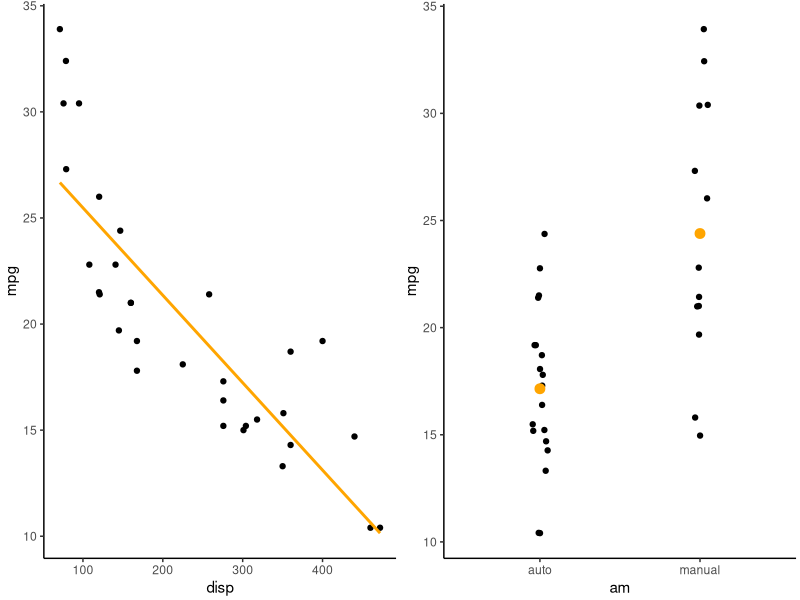
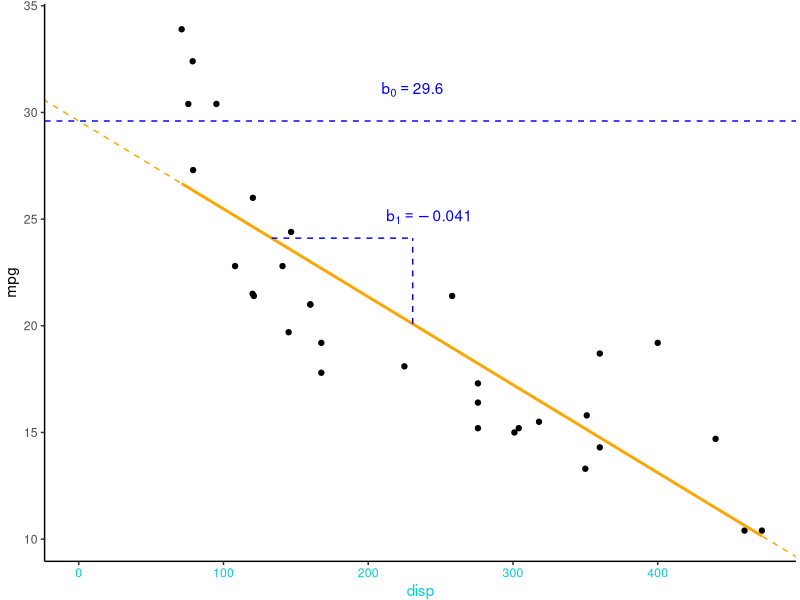
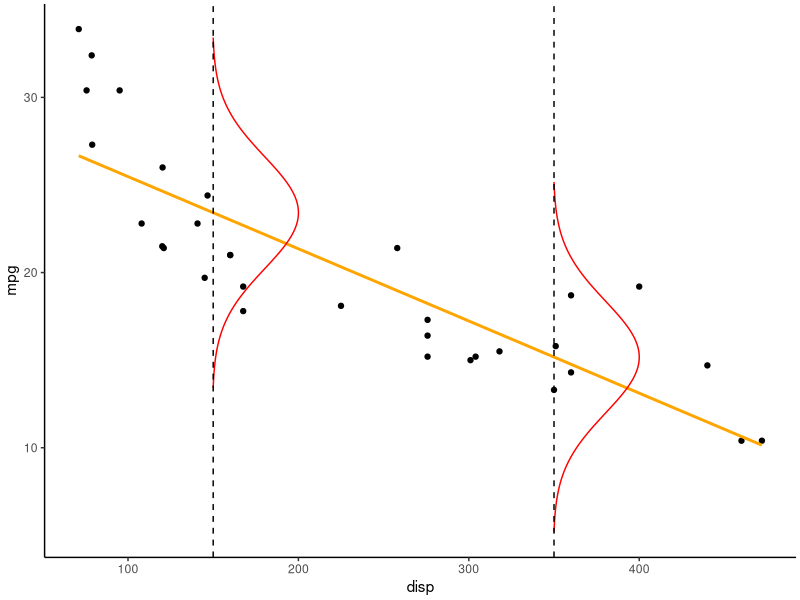
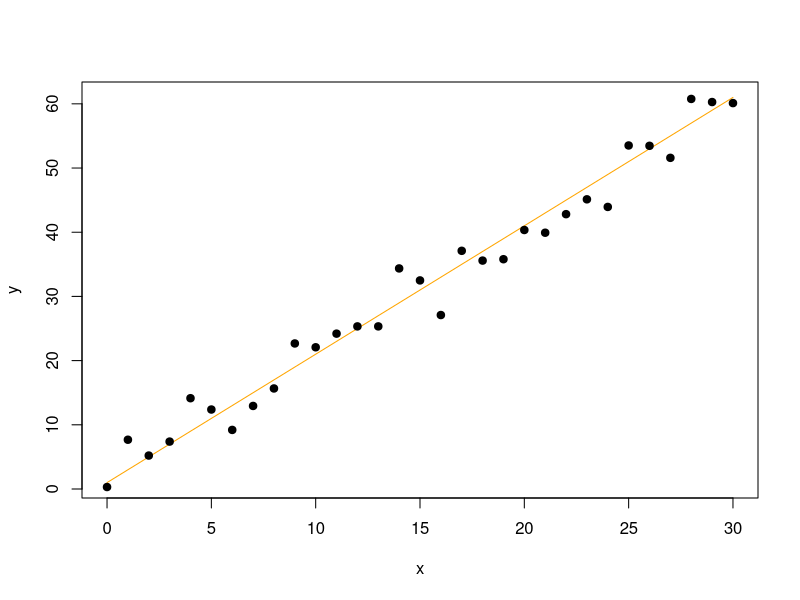
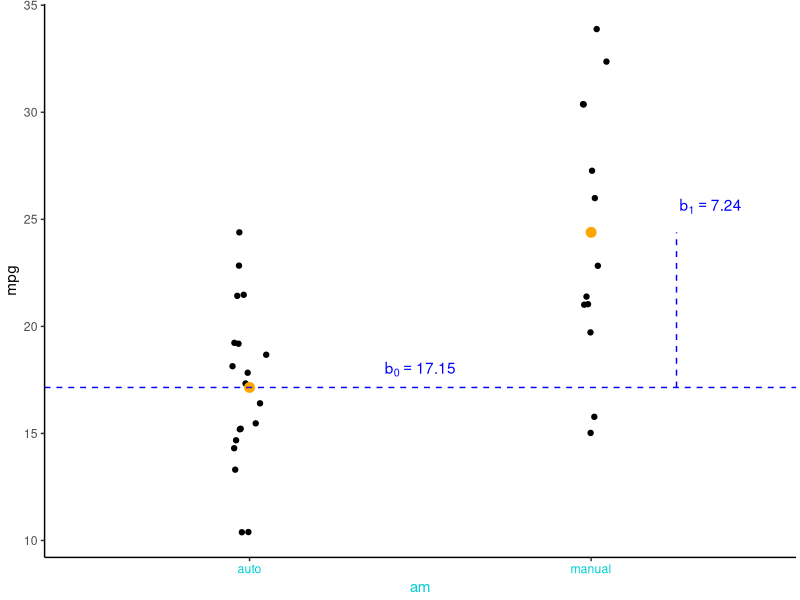
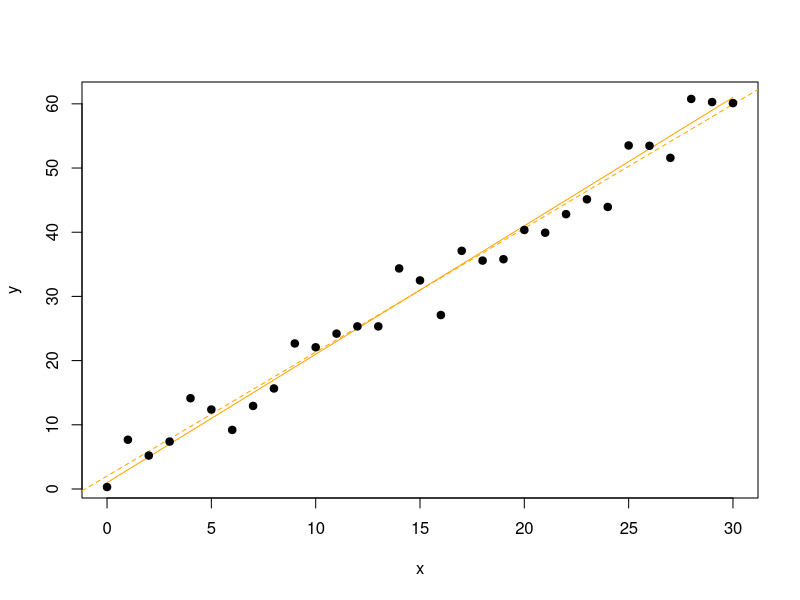
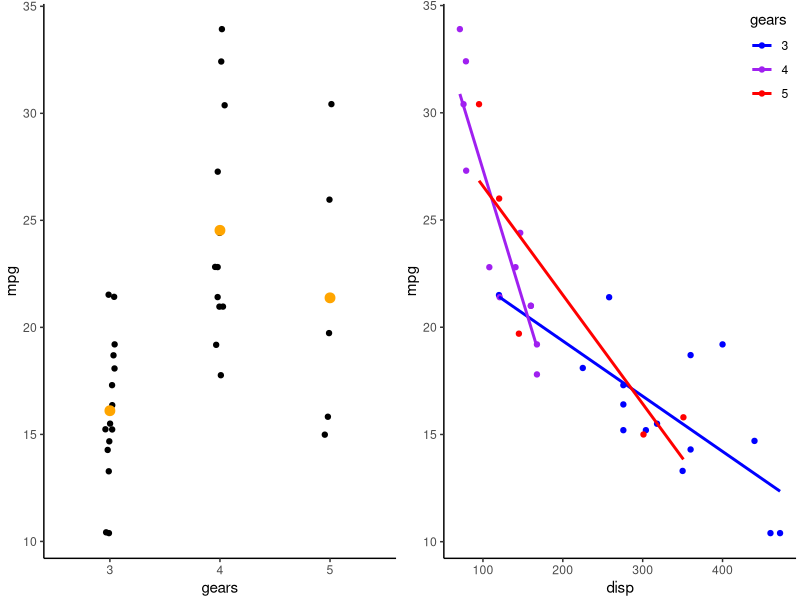
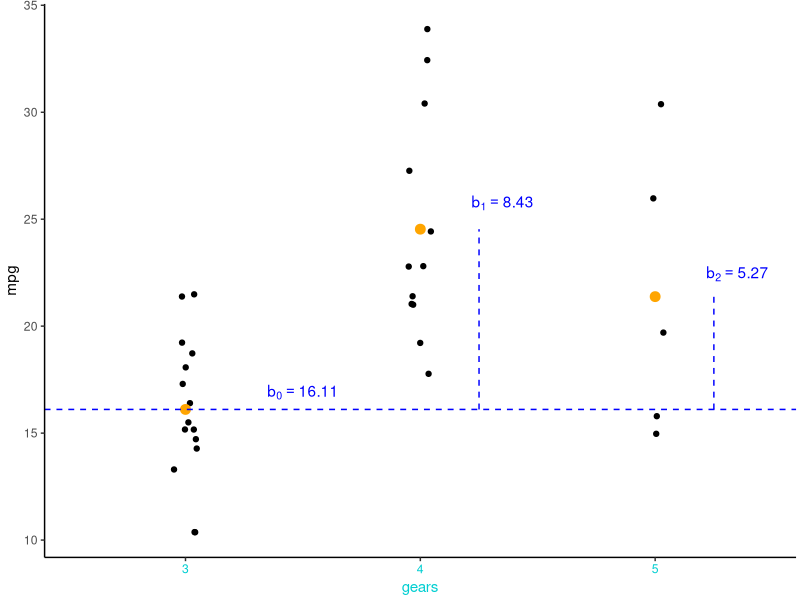

Write R code to recreate these figures, in order. (Note: this script raises an error after producing the figures.)
## ---- chunk 1
knitr::opts_chunk$set(echo = FALSE)
library(tidyverse)
custTheme <- theme_classic()+
  theme(plot.margin = unit(c(0.1,0.1,0.1,0.1),'cm'))
theme_set(custTheme)
library(ggpubr)
library(knitr)
library(kableExtra)

set.seed(123)

#Fit models for later use
modp1 <- lm(mpg~disp,data=arrange(mtcars,disp)) # Simple linear - continuous predictor
modp2a <- lm(mpg~am,data=arrange(mtcars,am,disp)) # Simple linear - categorial predictor with 2 levels
modp2b <- lm(mpg~factor(gear),data=arrange(mtcars,am,disp)) # Simple linear - categorial predictor with 3 levels
modp3 <- lm(mpg~disp+factor(gear),data=arrange(mtcars,am,disp)) # Multiple linear - continuous and categorial predictor
modp4 <- lm(mpg~disp*factor(gear),data=mtcars) # Multiple linear - continuous, categorial, and interaction

#Plots of mtcars data

#Continuous
p1 <- ggplot(arrange(mtcars,disp),aes(x=disp,y=mpg))+geom_point()+geom_smooth(formula=y~x,method='lm',se=FALSE,col='orange')

#Categorical - 2 levels
p2a <- ggplot(arrange(mtcars,am,disp),aes(x=factor(am,labels=c('auto','manual')),y=mpg))+  
  geom_point(position=position_jitter(width=0.05))+labs(x='am')+
  geom_point(aes(y=mpg),stat='summary',fun=mean,col='orange',size=3) #Mean only
  
#Categorical - 3 levels
p2b <- ggplot(arrange(mtcars,gear,mpg),aes(x=factor(gear),y=mpg))+ 
  geom_point(position=position_jitter(width=0.05))+labs(x='gears')+
  geom_point(aes(y=mpg),stat='summary',fun=mean,col='orange',size=3) #Mean only

#Continuous + categorial
p3 <- ggplot(cbind(modp3$model,pred=predict(modp3)),aes(x=disp,y=mpg,col=`factor(gear)`))+geom_point()+labs(col='gears')+
  geom_line(aes(y=pred))+
  scale_colour_manual(values=c('blue','purple','red'))+theme(legend.justification=c(1,1), legend.position=c(1,1))

#Interaction
p4 <- ggplot(mtcars,aes(x=disp,y=mpg,col=factor(gear)))+geom_point()+labs(col='gears')+
  geom_smooth(formula=y~x,method='lm',se=FALSE)+
  scale_colour_manual(values=c('blue','purple','red'))+theme(legend.justification=c(1,1), legend.position=c(1,1))

## ---- chunk 2
ggarrange(p1,p2a,ncol=2) #Display mtcars data
## ---- chunk 3
meanDisp <- mean(mtcars$disp) #Mean displacement
y_meanDisp <- coef(modp1) %*% c(1,meanDisp) #Predicted y at mean displacement
b0Lab <- paste('b[0] == ',round(coef(modp1)[1],3))
b1Lab <- paste('b[1] == ',round(coef(modp1)[2],3)) 

p1 + xlim(0,NA) + 
  geom_hline(yintercept=coef(modp1)[1],linetype='dashed',col='blue') +
  geom_abline(intercept=coef(modp1)[1],slope=coef(modp1)[2],col='orange',linetype='dashed') +
  annotate('text', x=meanDisp, y = coef(modp1)[1]*1.05, col='blue', label=b0Lab, parse=TRUE) +
  annotate('segment', x = meanDisp, xend = meanDisp, y= y_meanDisp, yend = y_meanDisp*1.2,linetype='dashed',col='blue') +
  annotate('text', x=meanDisp*1.05, y = y_meanDisp*1.25, col='blue', label=b1Lab, parse=TRUE) +
  annotate('segment', x = (y_meanDisp*1.2-coef(modp1)[1])/coef(modp1)[2] , xend = meanDisp, 
           y= y_meanDisp*1.2 ,yend = y_meanDisp*1.2,linetype='dashed',col='blue') +
  theme(axis.title.x.bottom=element_text(colour='darkturquoise'),
          axis.text.x.bottom=element_text(colour='darkturquoise'))+
  theme(plot.margin = unit(c(0.1,0.1,0,0.1),'cm'))
## ---- chunk 4

modp1_sigma <- summary(modp1)$sigma #Residual SD

d1 <- data.frame(disp=sort(mtcars$disp),pred=predict(modp1)) %>% #Predictions + residual SD
  mutate(upr1=pred+modp1_sigma,lwr1=pred-modp1_sigma) %>% 
  mutate(upr2=pred+modp1_sigma*2,lwr2=pred-modp1_sigma*2) 

#Create sideways normal curves
curveDf <- data.frame(disp=c(150,350), mpg=coef(modp1)[1]+coef(modp1)[2]*c(150,350))

#Modified from https://stackoverflow.com/questions/62551795/make-ggplot-with-regression-line-and-normal-distribution-overlay
mkCurve <- function(x,y,xrange,yrange){
  mu <- y
  rg <- mu + yrange
  seq <- seq(rg[1], rg[2], length.out = 100)
  d <- data.frame(
    disp = dnorm(seq, mean = mu, sd = 3.2) + x,
    mpg = seq
  )
  #Scale x-axis to xrange
  d$disp <- min(d$disp)+(d$disp-min(d$disp))*xrange/c(max(d$disp)-min(d$disp))
  return(d)
}

curveDf <- with(curveDf,mapply(mkCurve,x=disp,y=mpg,MoreArgs=list(xrange=50,yrange=c(-10,10)),SIMPLIFY=FALSE)) %>% 
  bind_rows(.id='ID')

p1 + 
  # geom_ribbon(data=d1,aes(x=disp,y=NULL,ymax=upr2,ymin=lwr2),fill='red',alpha=0.2)+
  # geom_ribbon(data=d1,aes(x=disp,y=NULL,ymax=upr1,ymin=lwr1),fill='red',alpha=0.2)+
  geom_path(data=curveDf,aes(group=ID),col='red')+
  geom_vline(xintercept = c(150,350),linetype='dashed')
## ---- chunk 5
#Formula= y ~ x, data = Name of the dataframe containing mpg & disp
mod1 <- lm(mpg ~ disp, data = mtcars); summary(mod1)
## ---- chunk 6
#Parameters:

b0 <- 1 #Intercept
b1 <- 2 #Slope 
sigma <- 3 #SD

#Make up some data:

x <- 0:30 #Predictor values

#Predicted y values
pred_y <- b0 + b1*x 

#Add "noise" around pred_y
actual_y <- rnorm(n = length(pred_y),
                  mean = pred_y,
                  sd= sigma)

## ---- chunk 7
#Plot the data we just made
plot(x,pred_y,col='orange',pch=19,type='l',
     ylab='y') 
points(x,actual_y,col='black',pch=19)
## ---- chunk 8
fakeDat <- data.frame(x = x, y = actual_y, pred = pred_y) #Simulated data in a dataframe 
mod1sim <- lm(y ~ x, data = fakeDat); summary(mod1sim) #Fit model
## ---- chunk 9

b0Lab <- paste('b[0] == ',round(coef(modp2a)[1],2))
b1Lab <- paste('b[1] == ',round(coef(modp2a)[2],2)) 

  p2a +
    annotate('text', x=1.5, y = coef(modp2a)[1]*1.05, col='blue', label=b0Lab, parse=TRUE) +
    geom_hline(yintercept=coef(modp2a)[1],linetype='dashed',col='blue') +
    
    annotate('text', x=2.35, y = (coef(modp2a)[1] + coef(modp2a)[2])*1.05, col='blue', label=b1Lab, parse=TRUE)+
    annotate('segment', x = 2.25, xend = 2.25, y= coef(modp2a)[1], yend = coef(modp2a)[1] + coef(modp2a)[2],linetype='dashed',col='blue') +
    
    theme(axis.title.x.bottom=element_text(colour='darkturquoise'),
            axis.text.x.bottom=element_text(colour='darkturquoise'))
## ---- chunk 10
#Formula structure: y ~ x
mod2 <- lm(mpg ~ am, #mpg depends on am
           data = mtcars) #Name of the dataframe containing mpg & am
summary(mod2)
## ---- chunk 11
plot(x,pred_y,col='orange',pch=19,type='l',ylab='y') 
abline(2.02,1.93,col='orange',lty=2)
points(x,actual_y,col='black',pch=19)
## ---- chunk 12
ggarrange(p2b,p4,ncol=2) #Display mtcars data
## ---- chunk 13

b0Lab <- paste('b[0] == ',round(coef(modp2b)[1],2))
b1Lab <- paste('b[1] == ',round(coef(modp2b)[2],2))
b2Lab <- paste('b[2] == ',round(coef(modp2b)[3],2))


  p2b + annotate('text', x=1.5, y = coef(modp2b)[1]*1.05, col='blue', label=b0Lab, parse=TRUE) +
    geom_hline(yintercept=coef(modp2b)[1],linetype='dashed',col='blue') +
    
    annotate('text', x=2.35, y = (coef(modp2b)[1] + coef(modp2b)[2])*1.05, col='blue', label=b1Lab, parse=TRUE)+
    annotate('segment', x = 2.25, xend = 2.25, y= coef(modp2b)[1], yend = coef(modp2b)[1] + coef(modp2b)[2],linetype='dashed',col='blue') +
    
    annotate('text', x=3.35, y = (coef(modp2b)[1] + coef(modp2b)[3])*1.05, col='blue', label=b2Lab, parse=TRUE)+
    annotate('segment', x = 3.25, xend = 3.25, y= coef(modp2b)[1], yend = coef(modp2b)[1] + coef(modp2b)[3],linetype='dashed',col='blue') +
    
    theme(axis.title.x.bottom=element_text(colour='darkturquoise'),
            axis.text.x.bottom=element_text(colour='darkturquoise'))
## ---- chunk 14
#Formula structure: y ~ x
mod1 <- lm(mpg ~ factor(gear), #mpg depends on gears
           data = mtcars) #Name of the dataframe containing mpg & gears
summary(mod1)
## ---- chunk 15
mod1Matrix <- model.matrix(mod1) #Get model matrix (columns used to predict mpg)
head(mod1Matrix,20) #Show first 20 rows of model matrix
## ---- chunk 16
p3
## ---- chunk 17
#mpg depends on disp and gears
mod2 <- lm(mpg ~ disp+factor(gear), data = mtcars) 
summary(mod2)
## ---- chunk 18
mod2Matrix <- model.matrix(mod2) #Get model matrix (columns used to predict mpg)
head(mod2Matrix,20) #Show first 20 rows of model matrix
## ---- chunk 19
ggarrange(p1,p2b,p3,ncol=3,labels=letters[1:3])
## ---- chunk 20
n <- 100; ncoef <- 5 #Number of data points and coefficients
pred <- data.frame(replicate(n=ncoef,expr=rnorm(n,0,2))) #Predictor matrix
beta <- runif(ncoef,-5,5) #Coefficients
yhat <- as.matrix(pred) %*% beta #Predicted value
y <- rnorm(n,yhat,2) #SD=2
pred$y <- y
## ---- chunk 21
#Fit model with 5 variables (all important)
simMod <- lm(y~X1+X2+X3+X4+X5,data=pred) 
#Plot x5 and y
plot(y~X5,data=pred,pch=19,cex.lab=3) 
## ---- chunk 22
library(effects) #Load effects package
simModEff <- predictorEffects(simMod,partial.residuals=TRUE) #Calculate partial effects
#Plot partial effects
plot(simModEff,lines=list(col='red'), partial.residuals=list(pch=19,col='black',cex=0.25))
## ---- chunk 23

## ---- chunk 24
  p4 
## ---- chunk 25
b0Lab <- paste('b[0] == ',round(coef(modp4)[1],3))
b1Lab <- paste('b[1] == ',round(coef(modp4)[2],3))
b4Lab <- paste('b[4] == ',round(coef(modp4)[4],3))
b5Lab <- paste('b[5] == ',round(coef(modp4)[6],3)) 

p4 + xlim(0,NA) +
  #Text/lines for gear==3
  annotate('text', x=250, y = coef(modp4)[1]*1.05, col='blue', label=b0Lab, parse=TRUE) +
  annotate('segment', x = 400, xend = 400, y= coef(modp4)[c(1,2)] %*% c(1,400), yend = (coef(modp4)[c(1,2)] %*% c(1,400))*1.2,linetype='dashed',col='blue') +
  annotate('segment', x = 300, xend = 400, y= (coef(modp4)[c(1,2)] %*% c(1,400))*1.2, yend = (coef(modp4)[c(1,2)] %*% c(1,400))*1.2,linetype='dashed',col='blue') + 
  annotate('text', x=400, y = (coef(modp4)[c(1,2)] %*% c(1,400))*1.25, col='blue', label=b1Lab, parse=TRUE) +
  geom_hline(yintercept=coef(modp4)[1],linetype='dashed',col='blue') +
  geom_abline(intercept=coef(modp4)[1],slope=coef(modp4)[2],col='blue',linetype='dashed') +
  #Text/lines for gear==5
  annotate('text', x=250, y = sum(coef(modp4)[c(1,4)])*1.05, col='red', label=b4Lab, parse=TRUE) +
  annotate('segment', x = 250, xend = 250, y= coef(modp4)[c(1,2,4,6)] %*% c(1,250,1,250), 
           yend = (coef(modp4)[c(1,2,4,6)] %*% c(1,250,1,250))*1.2, linetype='dashed',col='red') +
  annotate('segment', x = 180, xend = 250, y= (coef(modp4)[c(1,2,4,6)] %*% c(1,250,1,250))*1.2,
           yend = (coef(modp4)[c(1,2,4,6)] %*% c(1,250,1,250))*1.2, linetype='dashed',col='red') +
  annotate('text', x = 350, y = (coef(modp4)[c(1,2,4,6)] %*% c(1,250,1,250))*1.2, col='red', label=b5Lab, parse=TRUE) +
  geom_hline(yintercept=sum(coef(modp4)[c(1,4)]),linetype='dashed',col='red') +
  geom_abline(intercept=sum(coef(modp4)[c(1,4)]),slope=sum(coef(modp4)[c(2,6)]),col='red',linetype='dashed')
## ---- chunk 26
#mpg depends on disp interacted (*) with gears
mod2 <- lm(mpg ~ disp*factor(gear), data = mtcars) 
summary(mod2)
## ---- chunk 27
set.seed(123)

#Functions
logit <- function(x) log(x/(1-x))
invLogit <- function(x) exp(x)/(1+exp(x))

#Generate data that violate lm assumptions:
n <- 100
x <- runif(n,-10,10)
corMat <- matrix(c(1,0.95,0.95,1),ncol=2) #Correlation matrix (r=0.95)
x2 <- (cbind(x,runif(n,-10,10)) %*% chol(corMat))[,2] #Makes correlated predictor x2 via Cholesky matrix of corMat
x3 <- x+1e5
yhat <- 1 - 0.2*x #Expected value
y0 <- yhat + rnorm(n,0,2) #OK
y1 <- yhat + 0.1*x^2 + rnorm(n,0,2) #Polynomial function
y2 <- rpois(n,exp(yhat))  #Poisson process
y3 <- rbinom(n,1,invLogit(yhat))  #Binomial process
y4 <- (1 - 2e-4*(x3))+rnorm(n,0,1e-3)
d1 <- data.frame(x,x2,x3,yhat,y0,y1,y2,y3,y4)
d1$s.y4 <- scale(y4)
d1$s.x3 <- scale(x3)
# rm(n,x,x2,yhat,y0,y1,y2,y3)

## ---- chunk 28
meanDisp <- mean(mtcars$disp) #Mean displacement
y_meanDisp <- coef(modp1) %*% c(1,meanDisp) #Predicted y at mean displacement
b0Lab <- paste('b[0] == ',round(coef(modp1)[1],3))
b1Lab <- paste('b[1] == ',round(coef(modp1)[2],3)) 

p1 + theme(axis.title.x.bottom=element_text(colour='darkturquoise'),axis.text.x.bottom=element_text(colour='darkturquoise'))
## ---- chunk 29
p3
## ---- chunk 30
mod1 <- lm(mpg~disp*factor(gear),data=mtcars) #Fits model
par(mfrow=c(1,2),mar=c(3,3,1,1)+1) #Splits plot into 2
plot(mod1, which=c(1,2)) #1st and 2nd residual plots
## ---- chunk 31
ggplot(d1,aes(x,y1))+geom_point()+geom_smooth(method='lm',se=TRUE,formula=y~x,col='orange')
## ---- chunk 32
par(mfrow=c(2,1),mar=c(0,0,0,0))
m1 <-lm(y1~x,data=d1) 
plot(m1, which=c(1,2),caption='',cex.axis=1e-5,tck=0)
## ---- chunk 33
ggplot(d1,aes(x,y1))+geom_point()+geom_smooth(method='lm',se=TRUE,formula=y~poly(x,2),col='orange')
## ---- chunk 34
par(mfrow=c(2,1),mar=c(0,0,0,0))
m2 <-lm(y1~poly(x,2),data=d1) 
plot(m2, which=c(1,2),caption='',cex.axis=1e-5,tck=0)
## ---- chunk 35
ggplot(d1,aes(x,y2))+geom_point()+geom_smooth(method='lm',se=TRUE,formula=y~x,col='orange')+geom_hline(yintercept=0,linetype='dashed')
## ---- chunk 36
par(mfrow=c(2,1),mar=c(0,0,0,0))
m2 <-lm(y2~x,data=d1) 
plot(m2, which=c(1,2),caption='',cex.axis=1e-5,tck=0)
## ---- chunk 37
ggplot(d1,aes(x,log(y2+1)))+geom_point()+geom_smooth(method='lm',se=TRUE,formula=y~x,col='orange')
## ---- chunk 38
par(mfrow=c(2,1),mar=c(0,0,0,0))
m2 <-lm(log(y2+1)~x,data=d1) 
plot(m2, which=c(1,2),caption='',cex.axis=1e-5,tck=0)
## ---- chunk 39
ggplot(d1,aes(x,y3))+geom_point()+geom_smooth(method='lm',se=TRUE,formula=y~x,col='orange')
## ---- chunk 40
par(mfrow=c(2,1),mar=c(0,0,0,0))
m2 <-lm(y3~x,data=d1) 
plot(m2, which=c(1,2),caption='',cex.axis=1e-5,tck=0)
## ---- chunk 41
ggplot(d1,aes(x,y3))+geom_point()+geom_smooth(method='glm',se=TRUE,formula=y~x,method.args=list(family='binomial'),col='orange')
## ---- chunk 42
ggplot(d1,aes(x3,y4))+geom_point()+geom_smooth(method='lm',se=TRUE,formula=y~x,col='orange')
## ---- chunk 43
par(mfrow=c(2,1),mar=c(0,0,0,0))
m2 <-lm(y4~x3,data=d1) 
plot(m2, which=c(1,2),caption='',cex.axis=1e-5,tck=0)
## ---- chunk 44
ggplot(d1,aes(scale(x3),scale(y4)))+geom_point()+geom_smooth(method='lm',se=TRUE,formula=y~x,col='orange')
## ---- chunk 45
par(mfrow=c(2,1),mar=c(0,0,0,0))
m2 <-lm(s.y4~s.x3,data=d1)
plot(m2, which=c(1,2),caption='',cex.axis=1e-5,tck=0,cex=0.7)
## ---- chunk 46
par(mfrow=c(2,1),mar=c(0,0,0,0))
m2 <-lm(y0~x+x2,data=d1) 
plot(m2, which=c(1,2),caption='',cex.axis=1e-5,tck=0)
## ---- chunk 47
#Function to print correlation (r) value
corText <- function(x,y){
  text(0.5,0.5,round(cor(x,y),3))
} 

#Pairplot of y0, x, and x2
pairs(d1[,c('y0','x','x2')],lower.panel=corText)
## ---- chunk 48
library(car)
#VIF scores:
# 1 = no problem
# 1-5 = some problems
# 5+ = big problems!
vif(m2) 
## ---- chunk 49
#Correct model
m1 <- lm(y0~x,data=d1)
## ---- chunk 50
kable(summary(m1)$coef[,-3]) %>% row_spec(2,color='red')
## ---- chunk 51
#Incorrect model
m2 <- lm(y0~x+x2,data=d1)
## ---- chunk 52
kable(summary(m2)$coef[,-3]) %>% row_spec(2,color='red')
## ---- chunk 53
  include_graphics('./dag.png',dpi=NA)
## ---- chunk 54
  include_graphics('./dag2.png',dpi=NA)
